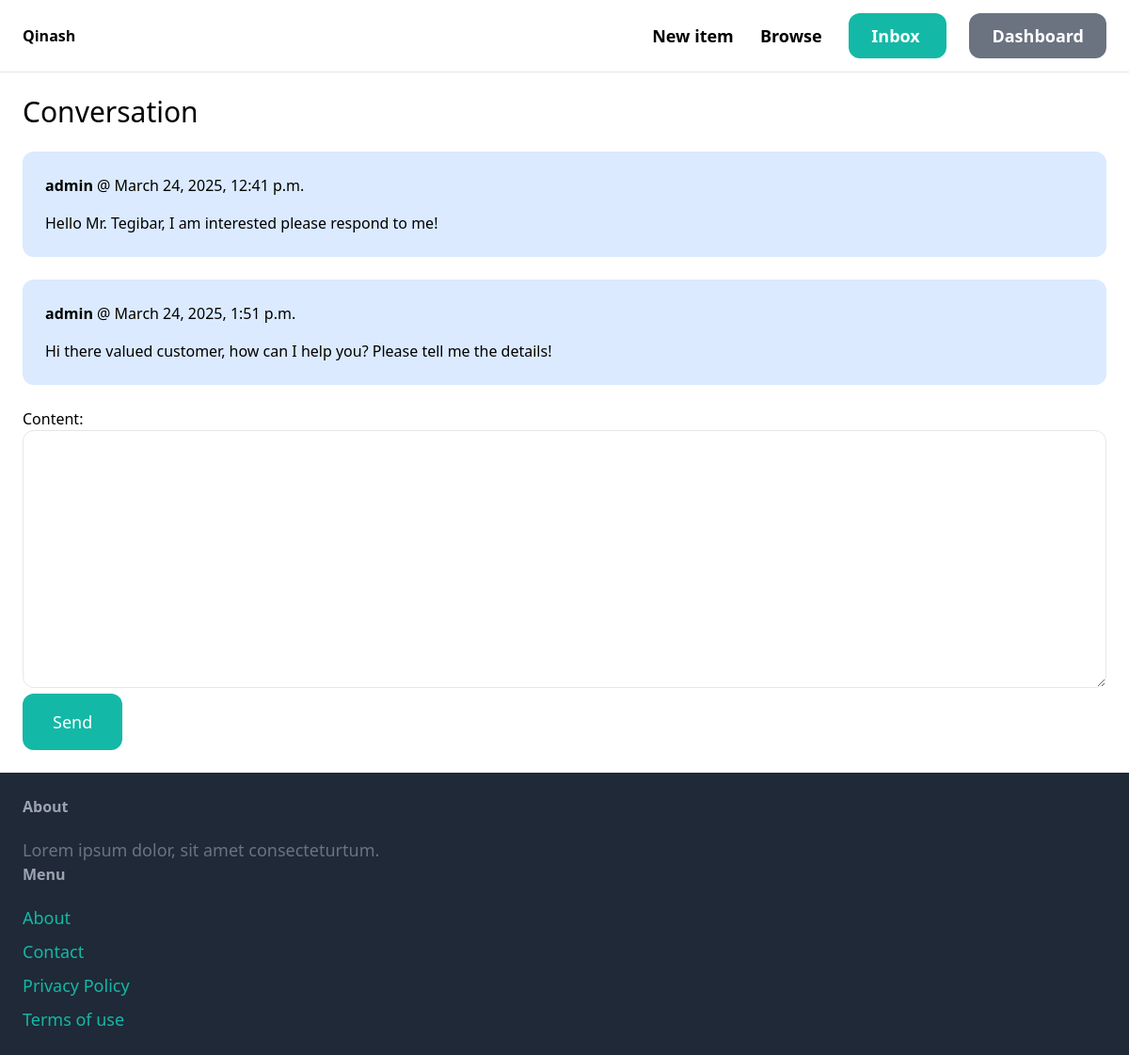
Page /inbox/3/ (signed in) on the committed database.
### conversation/models.py (models this page shows)
class ConversationMessage(models.Model):
    conversation = models.ForeignKey('Conversation', related_name='messages', on_delete=models.CASCADE)
    content = models.TextField()
    created_at = models.DateTimeField(auto_now_add=True)
    created_by = models.ForeignKey(User, related_name='created_messages', on_delete=models.CASCADE)

### conversation/views.py (the view)
# urls.py: path('<int:pk>/', views.detail, name='detail'),
@login_required
def detail(request, pk):
    conversation = Conversation.objects.filter(members__in=[request.user.id]).get(pk=pk)
    if request.method == 'POST':
        ConversationMessageForm(request.POST)
    if request.method == 'POST':
        form = ConversationMessageForm(request.POST)
        if form.is_valid():
            conversation_message = form.save(commit=False)
            conversation_message.conversation = conversation
            conversation_message.created_by = request.user
            conversation_message.save()
            conversation.save()
            return redirect('conversation:detail', pk=pk)
    else:
        form = ConversationMessageForm()
    return render(request, 'conversation/detail.html', {
        'conversation': conversation,
        'form': form
    })

### conversation/forms.py
class ConversationMessageForm(forms.ModelForm):
    class Meta:
        model = ConversationMessage
        fields = ('content', )
        widgets = {
            'content': forms.Textarea(attrs={
                'class': 'w-full py-4 px-6 rounded-xl border'
            })
        }

### conversation/templates/conversation/detail.html (shortened to what this page needs)
{% extends 'core/base.html' %}
{% block content %}
<h1 class="mb-6 text-3xl">Conversation</h1>
<div class="space-y-6">
    {% for message in conversation.messages.all %}
            <div class="p-6 flex {% if message.created_by == request.user %}bg-blue-100{%else%} bg-gray-100{% endif %} rounded-xl">
                <div>
                    <p class="mb-4"><strong> {{message.created_by.username}} </strong> @ {{message.created_at}}</p>
                    <p>{{message.content}}</p>
                </div>
            </div>
    {% endfor %}
</div>
<form method="post" action="." class="mt-6">
    {{ form.as_p }}
    <button class="py-4 px-8 text-lg bg-teal-500 hover:bg-teal-700 rounded-xl text-white">Send</button>
</form>
{% endblock %}

### rows in the picture
ConversationMessage: created_by.username "admin", created_at "March 24, 2025, 12:41 p.m.", content "Hello Mr. Tegibar, I am interested please respond to me!"
ConversationMessage: created_by.username "admin", created_at "March 24, 2025, 1:51 p.m.", content "Hi there valued customer, how can I help you? Please tell me the details!"
